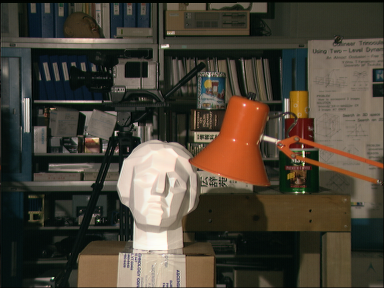
#> input picture dataset_tsukuba/scene1.row3.col3.ppm, 384 x 288 px, found by its file name
$ python test_stereo_reconstruction.py   (older library calls are emulated)
#> lines starting #> are read from the running program, lines starting #| are printed output that depends on the picture
### MVR/stereo.py
import numpy
from scipy.ndimage import filters


def plane_sweep_ncc(im_l, im_r, start, steps, wid):
    '''Find disparity image using normalized cross-correlation.'''

    m, n = im_l.shape  # Must match im_r.shape.

    mean_l = numpy.zeros(im_l.shape)
    mean_r = numpy.zeros(im_l.shape)
    s = numpy.zeros(im_l.shape)
    s_l = numpy.zeros(im_l.shape)
    s_r = numpy.zeros(im_l.shape)

    dmaps = numpy.zeros((m, n, steps))

    filters.uniform_filter(im_l, wid, mean_l)
    filters.uniform_filter(im_r, wid, mean_r)

    norm_l = im_l - mean_l
    norm_r = im_r - mean_r

    for disp in range(steps):
        filters.uniform_filter(numpy.roll(norm_l, -disp - start) * norm_r, wid, s)
        filters.uniform_filter(numpy.roll(norm_l, -disp - start) *
                               numpy.roll(norm_l, -disp - start), wid, s_l)
        filters.uniform_filter(norm_r * norm_r, wid, s_r)

        dmaps[:, :, disp] = s / numpy.sqrt(s_l * s_r)

    return numpy.argmax(dmaps, axis=2)


# [65 lines left out: functions plane_sweep_ssd, plane_sweep_gauss, plane_sweep_gauss_ssd, not called in this run]

### test_stereo_reconstruction.py
from PIL import Image
from numpy import array
from MVR import stereo


im_l = array(Image.open('scene1.row3.col3.ppm').convert('L'), 'f')
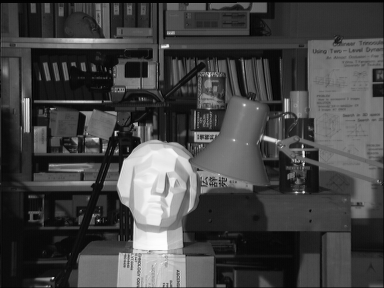
#> im_l: shape (288, 384) float32; min 0, max 253, mean 68.3
im_r = array(Image.open('scene1.row3.col4.ppm').convert('L'), 'f')
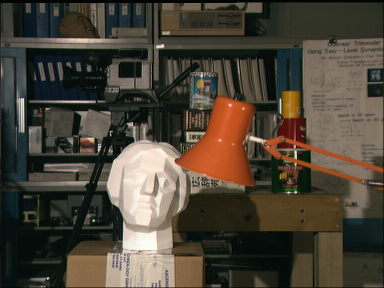
#> input picture dataset_tsukuba/scene1.row3.col4.ppm, 384 x 288 px, found by its file name
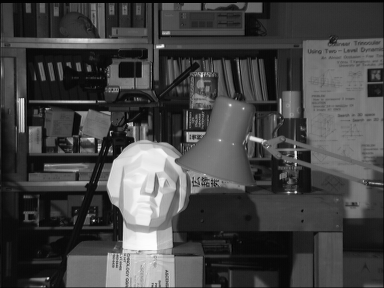
#> im_r: shape (288, 384) float32; min 0, max 254, mean 68.7
# starting displacement and steps
steps = 12
start = 4

# width for ncc
wid = 9


res = stereo.plane_sweep_ncc(im_l, im_r, start, steps, wid)
#> in plane_sweep_ncc, `norm_l = im_l - mean_l`:
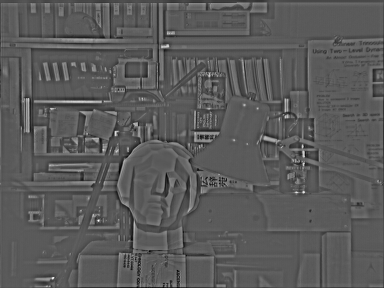
#> norm_l: shape (288, 384) float64; min -103.1, max 187.5, mean 0; drawn with min black and max white
#> in plane_sweep_ncc, `norm_r = im_r - mean_r`:
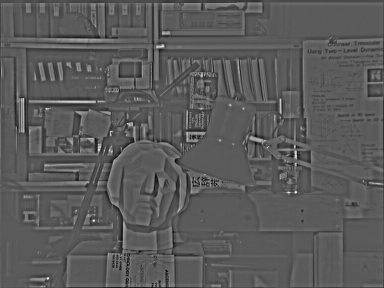
#> norm_r: shape (288, 384) float64; min -102, max 184.1, mean 0; drawn with min black and max white
#> in plane_sweep_ncc, `return numpy.argmax(dmaps, axis=2)`:
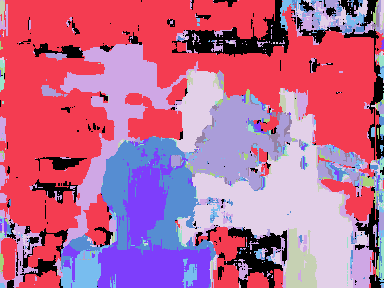
#> returned value: shape (288, 384) int64; 12 distinct labels, from 0 to 11; one colour per label, 0 black


import scipy.misc
scipy.misc.imsave('depth.png', res)
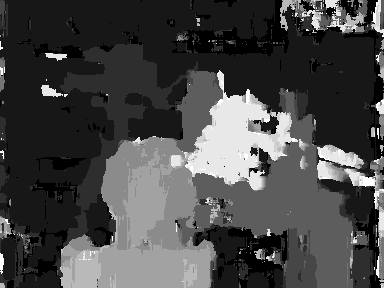
#> saved as depth.png: PIL image 384x288 L; min 0, max 255, mean 71.1
